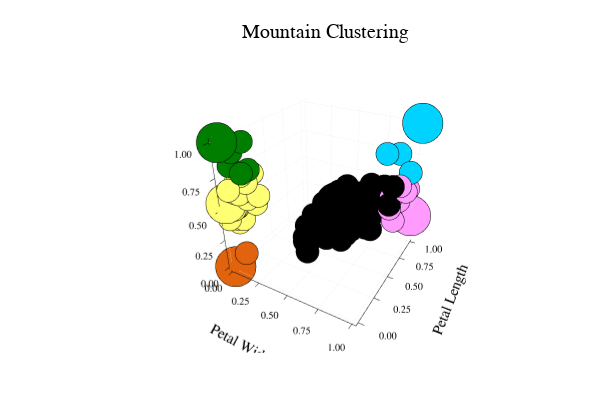

The code cell stored with this chart in its notebook:
### Code cell
# Load Iris dataset
iris = Iris()
# Normalize data in [0, 1]
X = Matrix(iris.features[!, [:petalwidth, :petallength, :sepalwidth]])
dt = fit(UnitRangeTransform, X, dims=1)
X = StatsBase.transform(dt, X)
centers, clusters = mountain_clustering(X, 0.5, 0.5, 10, euclidean_distance)
# plot clusters
plot_clusters(X, clusters, centers, "Mountain Clustering", "Petal Width", "Petal Length", "Sepal Width")

### Figure 1 — Plotly figure (JSON) as saved in the notebook; plotly's stock layout.template omitted (floating-point values rounded to 4 significant figures)
{"data": [{"colorbar": {"len": 0.8657, "title": "", "x": 0.9934, "y": 0.5087}, "legendgroup": "1", "marker": {"color": "rgba(0, 0, 0, 1.000)", "line": {"color": "rgba(0, 0, 0, 1.000)", "width": 1}, "size": 8, "symbol": "circle"}, "mode": "markers", "name": "1", "scene": "scene", "showlegend": true, "type": "scatter3d", "x": [0.5417, 0.5833, 0.5833, 0.5, 0.5833, 0.5, 0.625, 0.375, 0.5, 0.5417, 0.375, 0.5833, 0.375, 0.5417, 0.5, 0.5417, 0.5833, 0.375, 0.5833, 0.4167, 0.7083, 0.5, 0.5833, 0.4583, 0.5, 0.5417, 0.5417, 0.6667, 0.5833, 0.375, 0.4167, 0.375, 0.4583, 0.625, 0.5833, 0.625, 0.5833, 0.5, 0.5, 0.5, 0.4583, 0.5417, 0.4583, 0.375, 0.5, 0.4583, 0.5, 0.5, 0.4167, 0.5, 0.75, 0.7083, 0.6667, 0.7917, 0.75, 0.8333, 0.7917, 0.7083, 0.5833, 0.7917, 0.7083, 0.8333, 0.7083, 0.7083, 0.7083, 0.625, 0.5833, 0.5417, 0.7083, 0.7083, 0.8333, 0.9167, 0.75, 0.75, 0.7917, 0.9167, 0.7083], "xaxis": "x", "y": [0.6271, 0.5932, 0.661, 0.5085, 0.6102, 0.5932, 0.6271, 0.3898, 0.6102, 0.4915, 0.4237, 0.5424, 0.5085, 0.6271, 0.4407, 0.5763, 0.5932, 0.5254, 0.5932, 0.4915, 0.6441, 0.5085, 0.661, 0.6271, 0.5593, 0.5763, 0.6441, 0.678, 0.5932, 0.4237, 0.4746, 0.4576, 0.4915, 0.6949, 0.5932, 0.5932, 0.6271, 0.5763, 0.5254, 0.5085, 0.5763, 0.6102, 0.5085, 0.3898, 0.5424, 0.5424, 0.5424, 0.5593, 0.339, 0.5254, 0.6949, 0.7797, 0.5932, 0.6949, 0.7288, 0.7627, 0.678, 0.7627, 0.678, 0.661, 0.661, 0.7966, 0.8475, 0.6441, 0.661, 0.8136, 0.6949, 0.7797, 0.7627, 0.6441, 0.7458, 0.6949, 0.6949, 0.678, 0.7119, 0.7458, 0.6949], "yaxis": "y", "z": [0.5, 0.5, 0.4583, 0.125, 0.3333, 0.3333, 0.5417, 0.1667, 0.375, 0.2917, 0, 0.4167, 0.08333, 0.375, 0.375, 0.4583, 0.4167, 0.2917, 0.08333, 0.2083, 0.5, 0.3333, 0.2083, 0.3333, 0.375, 0.4167, 0.3333, 0.4167, 0.375, 0.25, 0.1667, 0.1667, 0.2917, 0.2917, 0.4167, 0.5833, 0.4583, 0.125, 0.4167, 0.2083, 0.25, 0.4167, 0.25, 0.125, 0.2917, 0.4167, 0.375, 0.375, 0.2083, 0.3333, 0.2917, 0.375, 0.2083, 0.5, 0.2917, 0.4167, 0.2083, 0.4167, 0.08333, 0.3333, 0.2917, 0.5417, 0.5, 0.3333, 0.4167, 0.4167, 0.3333, 0.25, 0.4583, 0.4167, 0.4583, 0.4583, 0.2917, 0.2083, 0.4167, 0.5833, 0.4167], "zaxis": "z"}, {"colorbar": {"len": 0.8657, "title": "", "x": 0.9934, "y": 0.5087}, "legendgroup": "2", "marker": {"color": "rgba(255, 255, 116, 1.000)", "line": {"color": "rgba(0, 0, 0, 1.000)", "width": 1}, "size": 8, "symbol": "circle"}, "mode": "markers", "name": "2", "scene": "scene", "showlegend": true, "type": "scatter3d", "x": [0.04167, 0.04167, 0.04167, 0.04167, 0.04167, 0.08333, 0.04167, 0.04167, 0, 0.04167, 0.04167, 0, 0, 0.08333, 0.08333, 0.08333, 0.04167, 0.125, 0.04167, 0.1667, 0.04167, 0.04167, 0.125, 0.04167, 0.04167, 0.04167, 0.04167, 0.125, 0, 0.04167, 0.04167, 0, 0.04167, 0.04167, 0.08333, 0.04167, 0.2083, 0.125, 0.08333, 0.04167, 0.04167, 0.04167, 0.04167], "xaxis": "x", "y": [0.0678, 0.0678, 0.05085, 0.08475, 0.0678, 0.0678, 0.08475, 0.0678, 0.08475, 0.08475, 0.1017, 0.0678, 0.01695, 0.0678, 0.1186, 0.08475, 0.1186, 0.08475, 0, 0.1186, 0.1525, 0.1017, 0.1017, 0.08475, 0.0678, 0.1017, 0.1017, 0.08475, 0.08475, 0.0339, 0.05085, 0.08475, 0.05085, 0.08475, 0.05085, 0.05085, 0.1017, 0.1525, 0.0678, 0.1017, 0.0678, 0.08475, 0.0678], "yaxis": "y", "z": [0.625, 0.4167, 0.5, 0.4583, 0.6667, 0.5833, 0.5833, 0.375, 0.4583, 0.7083, 0.5833, 0.4167, 0.4167, 0.625, 0.75, 0.75, 0.5833, 0.7083, 0.6667, 0.5417, 0.5833, 0.4167, 0.5833, 0.625, 0.5833, 0.5, 0.4583, 0.5833, 0.4583, 0.5, 0.625, 0.4583, 0.4167, 0.5833, 0.625, 0.5, 0.625, 0.75, 0.4167, 0.75, 0.5, 0.7083, 0.5417], "zaxis": "z"}, {"colorbar": {"len": 0.8657, "title": "", "x": 0.9934, "y": 0.5087}, "legendgroup": "3", "marker": {"color": "rgba(255, 155, 255, 1.000)", "line": {"color": "rgba(0, 0, 0, 1.000)", "width": 1}, "size": 8, "symbol": "circle"}, "mode": "markers", "name": "3", "scene": "scene", "showlegend": true, "type": "scatter3d", "x": [1, 0.8333, 0.875, 0.8333, 0.7083, 0.7083, 0.9583, 0.9167, 0.9167, 0.9167, 0.7917, 0.8333, 0.75, 0.875, 0.9167, 0.9583, 0.9583, 0.9167, 1, 0.9167], "xaxis": "x", "y": [0.8475, 0.8305, 0.8136, 0.9492, 0.8983, 0.8136, 0.6949, 0.7288, 1, 0.7966, 0.9661, 0.7797, 0.8644, 0.7797, 0.8644, 0.7797, 0.7797, 0.8305, 0.7966, 0.7119], "yaxis": "y", "z": [0.5417, 0.4167, 0.4167, 0.4167, 0.375, 0.2083, 0.3333, 0.5, 0.25, 0.5, 0.3333, 0.3333, 0.3333, 0.3333, 0.4167, 0.5833, 0.4583, 0.5, 0.5417, 0.4167], "zaxis": "z"}, {"colorbar": {"len": 0.8657, "title": "", "x": 0.9934, "y": 0.5087}, "legendgroup": "8", "marker": {"color": "rgba(0, 211, 255, 1.000)", "line": {"color": "rgba(0, 0, 0, 1.000)", "width": 1}, "size": 8, "symbol": "circle"}, "mode": "markers", "name": "8", "scene": "scene", "showlegend": true, "type": "scatter3d", "x": [1, 0.875, 0.7917], "xaxis": "x", "y": [0.8644, 0.9661, 0.9153], "yaxis": "y", "z": [0.6667, 0.75, 0.75], "zaxis": "z"}, {"colorbar": {"len": 0.8657, "title": "", "x": 0.9934, "y": 0.5087}, "legendgroup": "9", "marker": {"color": "rgba(226, 99, 13, 1.000)", "line": {"color": "rgba(0, 0, 0, 1.000)", "width": 1}, "size": 8, "symbol": "circle"}, "mode": "markers", "name": "9", "scene": "scene", "showlegend": true, "type": "scatter3d", "x": [0.08333], "xaxis": "x", "y": [0.05085], "yaxis": "y", "z": [0.125], "zaxis": "z"}, {"colorbar": {"len": 0.8657, "title": "", "x": 0.9934, "y": 0.5087}, "legendgroup": "10", "marker": {"color": "rgba(0, 126, 0, 1.000)", "line": {"color": "rgba(0, 0, 0, 1.000)", "width": 1}, "size": 8, "symbol": "circle"}, "mode": "markers", "name": "10", "scene": "scene", "showlegend": true, "type": "scatter3d", "x": [0.125, 0.04167, 0.125, 0.125, 0, 0.04167], "xaxis": "x", "y": [0.1186, 0.0339, 0.08475, 0.05085, 0.08475, 0.0678], "yaxis": "y", "z": [0.7917, 0.8333, 1, 0.7917, 0.875, 0.9167], "zaxis": "z"}, {"colorbar": {"len": 0.8657, "title": "", "x": 0.9934, "y": 0.5087}, "legendgroup": "y7", "marker": {"color": "rgba(0, 0, 0, 1.000)", "line": {"color": "rgba(0, 0, 0, 1.000)", "width": 2}, "size": 14, "symbol": "circle"}, "mode": "markers", "name": "y7", "scene": "scene", "showlegend": true, "type": "scatter3d", "x": [0.5556], "xaxis": "x", "y": [0.5556], "yaxis": "y", "z": [0.4444], "zaxis": "z"}, {"colorbar": {"len": 0.8657, "title": "", "x": 0.9934, "y": 0.5087}, "legendgroup": "y8", "marker": {"color": "rgba(255, 255, 116, 1.000)", "line": {"color": "rgba(0, 0, 0, 1.000)", "width": 2}, "size": 14, "symbol": "circle"}, "mode": "markers", "name": "y8", "scene": "scene", "showlegend": true, "type": "scatter3d", "x": [0], "xaxis": "x", "y": [0], "yaxis": "y", "z": [0.5556], "zaxis": "z"}, {"colorbar": {"len": 0.8657, "title": "", "x": 0.9934, "y": 0.5087}, "legendgroup": "y9", "marker": {"color": "rgba(255, 155, 255, 1.000)", "line": {"color": "rgba(0, 0, 0, 1.000)", "width": 2}, "size": 14, "symbol": "circle"}, "mode": "markers", "name": "y9", "scene": "scene", "showlegend": true, "type": "scatter3d", "x": [1], "xaxis": "x", "y": [1], "yaxis": "y", "z": [0.2222], "zaxis": "z"}, {"colorbar": {"len": 0.8657, "title": "", "x": 0.9934, "y": 0.5087}, "legendgroup": "y10", "marker": {"color": "rgba(0, 211, 255, 1.000)", "line": {"color": "rgba(0, 0, 0, 1.000)", "width": 2}, "size": 14, "symbol": "circle"}, "mode": "markers", "name": "y10", "scene": "scene", "showlegend": true, "type": "scatter3d", "x": [1], "xaxis": "x", "y": [1], "yaxis": "y", "z": [1], "zaxis": "z"}, {"colorbar": {"len": 0.8657, "title": "", "x": 0.9934, "y": 0.5087}, "legendgroup": "y11", "marker": {"color": "rgba(226, 99, 13, 1.000)", "line": {"color": "rgba(0, 0, 0, 1.000)", "width": 2}, "size": 14, "symbol": "circle"}, "mode": "markers", "name": "y11", "scene": "scene", "showlegend": true, "type": "scatter3d", "x": [0], "xaxis": "x", "y": [0], "yaxis": "y", "z": [0], "zaxis": "z"}, {"colorbar": {"len": 0.8657, "title": "", "x": 0.9934, "y": 0.5087}, "legendgroup": "y12", "marker": {"color": "rgba(0, 126, 0, 1.000)", "line": {"color": "rgba(0, 0, 0, 1.000)", "width": 2}, "size": 14, "symbol": "circle"}, "mode": "markers", "name": "y12", "scene": "scene", "showlegend": true, "type": "scatter3d", "x": [0], "xaxis": "x", "y": [0], "yaxis": "y", "z": [1], "zaxis": "z"}], "layout": {"annotations": [{"font": {"color": "rgba(0, 0, 0, 1.000)", "family": "sans-serif", "size": 20}, "rotation": 0, "showarrow": false, "text": "Mountain Clustering", "x": 0.5424, "xanchor": "center", "xref": "paper", "y": 1, "yanchor": "top", "yref": "paper"}], "height": 400, "margin": {"b": 20, "l": 0, "r": 0, "t": 20}, "paper_bgcolor": "rgba(255, 255, 255, 1.000)", "plot_bgcolor": "rgba(255, 255, 255, 1.000)", "scene": {"camera": {"eye": {"x": 1.126, "y": -1.95, "z": 1.3}, "projection": "orthographic"}, "domain": {"x": [0.09128, 0.9934], "y": [0.07581, 0.9415]}, "xaxis": {"gridcolor": "rgba(0, 0, 0, 0.100)", "gridwidth": 0.5, "linecolor": "rgba(0, 0, 0, 1.000)", "mirror": false, "range": [-0.03, 1.03], "showgrid": true, "showline": true, "showticklabels": true, "tickangle": 0, "tickcolor": "rgb(0, 0, 0)", "tickfont": {"color": "rgba(0, 0, 0, 1.000)", "family": "sans-serif", "size": 11}, "tickmode": "array", "ticks": "inside", "ticktext": ["0.00", "0.25", "0.50", "0.75", "1.00"], "tickvals": [0, 0.25, 0.5, 0.75, 1], "title": "Petal Width", "titlefont": {"color": "rgba(0, 0, 0, 1.000)", "family": "sans-serif", "size": 15}, "type": "-", "visible": true, "zeroline": false, "zerolinecolor": "rgba(0, 0, 0, 1.000)"}, "yaxis": {"gridcolor": "rgba(0, 0, 0, 0.100)", "gridwidth": 0.5, "linecolor": "rgba(0, 0, 0, 1.000)", "mirror": false, "range": [-0.03, 1.03], "showgrid": true, "showline": true, "showticklabels": true, "tickangle": 0, "tickcolor": "rgb(0, 0, 0)", "tickfont": {"color": "rgba(0, 0, 0, 1.000)", "family": "sans-serif", "size": 11}, "tickmode": "array", "ticks": "inside", "ticktext": ["0.00", "0.25", "0.50", "0.75", "1.00"], "tickvals": [0, 0.25, 0.5, 0.75, 1], "title": "Petal Length", "titlefont": {"color": "rgba(0, 0, 0, 1.000)", "family": "sans-serif", "size": 15}, "type": "-", "visible": true, "zeroline": false, "zerolinecolor": "rgba(0, 0, 0, 1.000)"}, "zaxis": {"gridcolor": "rgba(0, 0, 0, 0.100)", "gridwidth": 0.5, "linecolor": "rgba(0, 0, 0, 1.000)", "mirror": false, "range": [-0.03, 1.03], "showgrid": true, "showline": true, "showticklabels": true, "tickangle": 0, "tickcolor": "rgb(0, 0, 0)", "tickfont": {"color": "rgba(0, 0, 0, 1.000)", "family": "sans-serif", "size": 11}, "tickmode": "array", "ticks": "inside", "ticktext": ["0.00", "0.25", "0.50", "0.75", "1.00"], "tickvals": [0, 0.25, 0.5, 0.75, 1], "title": "", "titlefont": {"color": "rgba(0, 0, 0, 1.000)", "family": "sans-serif", "size": 15}, "type": "-", "visible": true, "zeroline": false, "zerolinecolor": "rgba(0, 0, 0, 1.000)"}}, "showlegend": false, "width": 600}}
